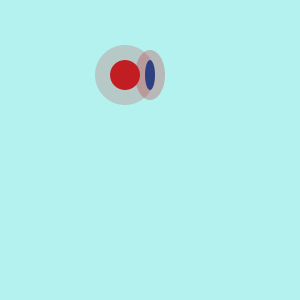
Frame 1 (no input)
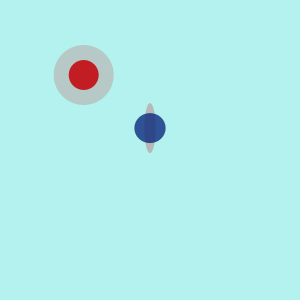
Frame 60 (the mouse pressed at the canvas centre just before this capture)
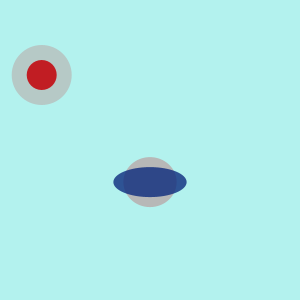
Frame 120 (the mouse held since frame 60 and released just before this capture)

The Processing sketch that drew these frames (run headless with seeded random() and noise(); from frame 60 on, the mouse is pressed at the canvas centre):

// Processing sketch: processing_53954
// ── processing_53954.pde

void setup()
{
  //size of window
  size(300,300);
  //smoothes the jagged edges, no stroke
  noStroke();
  smooth();
}
//defines initial position 
float y =0.0;
float i=0.0;
 
void draw () {
  loop();
  //bg color
  background (#B3F2EE);
  //moves the circles
  translate(width/4, height/4);
  //variable statement for integer i
  for (float i = 0; i < 200; i++);
  //circles
    fill(#C11D23);
    ellipse (i+50,0,30,30);
    fill(#C11D23,50);
    ellipse (i+50,0,60,60);
      fill(#C11D23,70);
      ellipse (75,y,i+30,50);
      fill(#09287C,200);
      ellipse (75,y,i+10,30);
  //makes the big blue circle "loop" & keep on stretching
  if (y>300){
    y=0;
  }else{
    y+=0.9;
  }
  if (i>300){
    i=0;
  }else{
    i-=0.7;
  }
  
}



                
                
